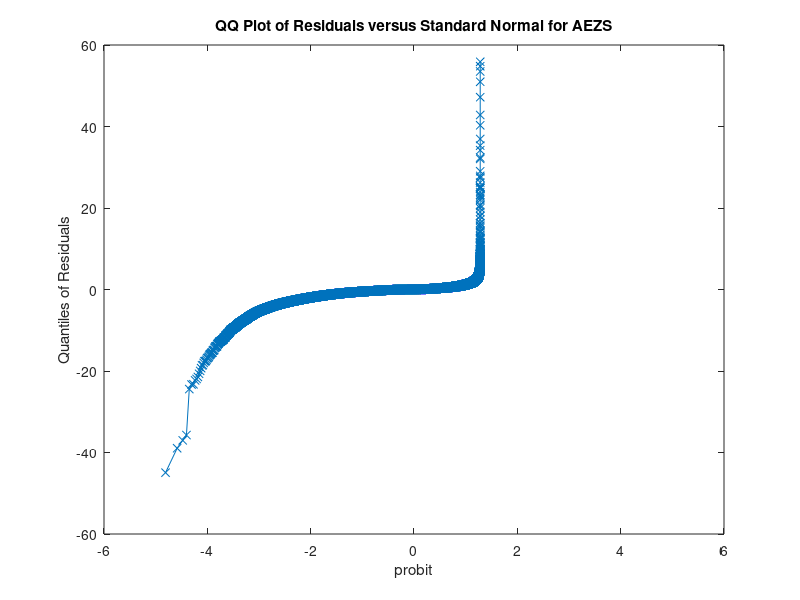

Write the MATLAB code that produced this figure.
%% QQ plot of the residuals using VFAR approach
% load relevant data
load('RES.mat')

% standardize the residual
stdres = zeros( size(RES) );
for i=1:size(RES,1)
    stdres(i,:) = ( RES(i,:) - mean( RES(i,:) ) ) / sqrt( var( RES(i,:) ) );
end
stdres = stdres(:);

% plot
qqplot(stdres)
title( 'QQ Plot of Residuals versus Standard Normal for AEZS' );
ylabel( 'Quantiles of Residuals' )
